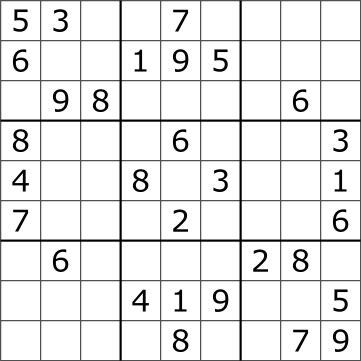
#> input picture input_puzzle.png, 361 x 361 px
$ python main.py
#> lines starting #> are read from the running program, lines starting #| are printed output that depends on the picture; after the words box and inside, x2 and y2 are one past the last pixel; in counts of white or black regions, pixels touching at a corner belong together
import sys
import numpy as np
import cv2 as opencv
import pytesseract

class Block():
    def __init__(self, renderx: int, rendery: int, val: int):
        self.val = val
        self.fixed = False
        self.renderx, self.rendery = renderx, rendery

# Extracting sudoku puzzle from the input image.
class CVision():
    def __init__(self, path: str):
        self.img = None
        self.colored_img = None
        self.img_path = path

        self.original = None
        self.height, self.width = 0, 0

        self.size = 270
        self.block = int(self.size / 9.5)

        self.threshold_max = 255
        self.block_size  = 5 # 5x5 threshold pixel neighboring
        self.threshold_c = 5 # substracted from mean pixel value

        self.canny_min = 50
        self.canny_max = 100

        self.hlines = [] # Detected horizantal lines
        self.vlines = [] # Detected vertical lines

        self.parsed_board = [[Block(0, 0, 0) for x in range(9)] for y in range(9)]

    # Load, convert to grayscale, remove color, apply canny edge detection
    def load_image(self):
        self.img = opencv.imread(self.img_path)
        if self.img is None:
            sys.exit(f"Error when loading {self.img_path}")

        self.height, self.width, channels = self.img.shape
        self.img = opencv.resize(self.img, (self.size, self.size),
                                 fx=1.2, fy=1.2, interpolation = opencv.INTER_AREA)
        self.original = self.img
        self.img = opencv.cvtColor(self.img, opencv.COLOR_BGR2GRAY)
        self.img = opencv.adaptiveThreshold(self.img, self.threshold_max,
                                            opencv.ADAPTIVE_THRESH_GAUSSIAN_C,
                                            opencv.THRESH_BINARY,
                                            self.block_size, self.threshold_c)
        self.colored_img = opencv.cvtColor(self.img, opencv.COLOR_GRAY2BGR)
        self.img = opencv.Canny(self.img, self.canny_min, self.canny_max)

    # Detect line coordinates using the Hough lines algorithm
    def detect_lines(self):
        min_gap = 10
        detected_lines = opencv.HoughLines(self.img, 1, np.pi/180, 200)

        for line in detected_lines:
            r, theta = line[0]
            m = np.cos(theta)
            b = np.sin(theta)

            x = m * r
            y = b * r

            x1 = int(x + self.size * -b)
            y1 = int(y + self.size * m)
            x2 = int(x - self.size * -b)
            y2 = int(y - self.size * m)
            coords = [x1, y1, x2, y2]

            if x1 == x2:
                coords[1] = 0
                coords[3] = self.size
                self.vlines.append(coords)

            elif y1 == y2 or y1 + 1 == y2:
                coords[0] = 0
                coords[1] = 0  if y1 == 0 else y1 + 1
                coords[2] = self.size if x2 == self.size else x2 + 1
                self.hlines.append(coords)

        self.vlines.sort(key=lambda x: x[0])
        self.hlines.sort(key=lambda x: x[1])

        # Sort and remove close duplicates
        # Now each list has a length of 9 (9x9)
        hlen = len(self.hlines)
        vlen = len(self.vlines)
        self.hlines = [self.hlines[i] for i in range(1, hlen) if self.hlines[i][1] - self.hlines[i - 1][1] > min_gap]
        self.vlines = [self.vlines[i] for i in range(1, vlen) if self.vlines[i][0] - self.vlines[i - 1][0] > min_gap]

    def debug_lines(self):
        print("Horizantal lines: ")
        for hl in self.hlines:
            opencv.line(self.colored_img, (hl[0], hl[1]), (hl[2], hl[3]), (0, 0, 255), 1)
            print(f"Start: ({hl[0]},{hl[1]}) | End: ({hl[2]}, {hl[3]})")

        print("\nVertical lines: ")
        for vl in self.vlines:
            opencv.line(self.colored_img, (vl[0], vl[1]), (vl[2], vl[3]), (255, 0, 0), 1)
            print(f"Start: ({vl[0]},{vl[1]}) | End: ({vl[2]}, {vl[3]})")

        opencv.imshow("Detected lines", self.colored_img)
        opencv.waitKey(0)

    # Crop sudoku cell from lines and detect the number that populates it
    def detect_numbers(self):
        for y in range(9):
            posy = 0 if y == 0 else self.vlines[y - 1][0] + 2
            for x in range(9):
                posx = 0 if x == 0 else self.hlines[x - 1][1] + 3
                cropped_img = self.colored_img[posy:posy + self.block, posx:posx + self.block]

                detected = pytesseract.image_to_string(cropped_img, lang="eng", config="--psm 10")[0]
                if detected == 'S': detected = '8' # Tesseract falsely classifies S for 8, S for 5, etc.

                digit = int(detected) if detected.isdigit() else 0
                self.parsed_board[y][x].val = digit
                self.parsed_board[y][x].renderx = posx
                self.parsed_board[y][x].rendery = posy
                self.parsed_board[y][x].fixed = digit != 0

    # Write solved board back into input image
    def render_results(self):
        scale = 0.6
        thickness = 1
        line_type = 2
        color = (255, 0, 0)
        font = opencv.FONT_HERSHEY_SIMPLEX

        for y in range(9):
            for x in range(9):
                cell = self.parsed_board[y][x]
                if not cell.fixed:
                    text = f"{cell.val}"
                    coords = (cell.renderx + 5, (cell.rendery + self.block) - 5)
                    opencv.putText(self.original, text, coords,
                                    font, scale, color, thickness, line_type)

        # Upscale to actual widht and height
        self.original = opencv.resize(self.original, (self.width, self.height),
                                 fx=1.2, fy=1.2, interpolation = opencv.INTER_AREA)
        opencv.imwrite("solved_puzzle.png", self.original)

class Solver():
    def __init__(self, initial_board):
        self.board = initial_board

    def  __repr__(self):
        out = ""
        for y in range(9):
            for x in range(9):
                out += f"{self.board[y][x].val} "
                if (x+1) % 3 == 0: out += " "
            if (y+1) % 3 == 0: out += "\n"
            if y != 8: out += "\n"
        out += "-------------------\n"
        return out

    def is_valid(self, x, y, val):
        for i in range(9):
            if self.board[y][i].val == val: return False

        for i in range(9):
            if self.board[i][x].val == val: return False

        bx, by = x - x % 3, y - y % 3
        for i in range(3):
            for j in range(3):
                if self.board[i + by][j + bx].val == val: return False

        return True

    def solve(self, x, y):
        if y == 8 and x == 9: return True
        if x == 9:
            y += 1
            x = 0
        if self.board[y][x].val > 0:
            return self.solve(x + 1, y)

        for i in range(1, 10):
            if self.is_valid(x, y, i):
                self.board[y][x].val = i
                if self.solve(x + 1, y): return True
            self.board[y][x].val = 0
        return False

def main():
    extractor = CVision("input_puzzle.png")
    extractor.load_image()
#> in load_image, self.img is the input picture: shape (361, 361, 3); min 0, max 255, mean 231.9
#> in load_image, `self.img = opencv.resize(self.img, (self.size, self.size), fx=1.2, fy=..`:
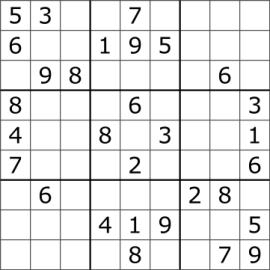
#> self.img: shape (270, 270, 3); min 0, max 255, mean 231.9
#> in load_image, `self.img = opencv.adaptiveThreshold(self.img, self.threshold_max, open..`:
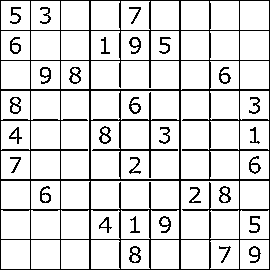
#> self.img: shape (270, 270); 86.2% white; black in thin lines or dots
#> in load_image, `self.colored_img = opencv.cvtColor(self.img, opencv.COLOR_GRAY2BGR)`: self.colored_img: shape (270, 270, 3); 86.2% white; black in thin lines or dots
#> in load_image, `self.img = opencv.Canny(self.img, self.canny_min, self.canny_max)`:
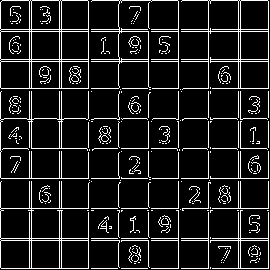
#> self.img: shape (270, 270); 11.3% white in thin lines or dots
    extractor.detect_lines()
#> in detect_lines, `detected_lines = opencv.HoughLines(self.img, 1, np.pi/180, 200)`: detected_lines = 26 rows, first 8: [31, 0], [31, 1.57], [61, 0], [61, 1.57], [59, 0], [240, 0], [59, 1.57], [240, 1.57]
#> the loop in detect_lines, `for line in detected_lines:` made 26 passes
#> (r, theta, m, b, x, y, x1, y1) on passes 1 to 12: (31, 0, 1, 0, 31, 0, 31, 270), (31, 1.57, -4.37e-08, 1, -1.36e-06, 31, -270, 30), (61, 0, 1, 0, 61, 0, 61, 270), (61, 1.57, -4.37e-08, 1, -2.67e-06, 61, -270, 60), (59, 0, 1, 0, 59, 0, 59, 270), (240, 0, 1, 0, 240, 0, 240, 270), (59, 1.57, -4.37e-08, 1, -2.58e-06, 59, -270, 58), (240, 1.57, -4.37e-08, 1, -1.05e-05, 240, -270, 239), (29, 0, 1, 0, 29, 0, 29, 270), (178, 0, 1, 0, 178, 0, 178, 270), (29, 1.57, -4.37e-08, 1, -1.27e-06, 29, -270, 28), (178, 1.57, -4.37e-08, 1, -7.78e-06, 178, -270, 177)
#> after the loop in detect_lines, `for line in detected_lines:`: self.hlines = [[0, 31, 270, 31], [0, 61, 270, 61], [0, 59, 270, 59], [0, 240, 270, 240], [0, 29, 270, 29], [0, 178, 270, 178], [0, 238, 270, 238], [0, 268, 270, 268], [0, 208, 270, 208], [0, 88, 270, 88], [0, 0, 270, 0], [0, 148, 270, 148], [0, 118, 270, 118]]; self.vlines = [[31, 0, 31, 270], [61, 0, 61, 270], [59, 0, 59, 270], [240, 0, 240, 270], [29, 0, 29, 270], [178, 0, 178, 270], [238, 0, 238, 270], [268, 0, 268, 270], [208, 0, 208, 270], [88, 0, 88, 270], [0, 0, 0, 270], [148, 0, 148, 270], [118, 0, 118, 270]]
#> in detect_lines, `hlen = len(self.hlines)`: hlen = 13
#> in detect_lines, `self.hlines = [self.hlines[i] for i in range(1, hlen) if self.hlines[i..`: self.hlines = [[0, 29, 270, 29], [0, 59, 270, 59], [0, 88, 270, 88], [0, 118, 270, 118], [0, 148, 270, 148], [0, 178, 270, 178], [0, 208, 270, 208], [0, 238, 270, 238], [0, 268, 270, 268]]
#> in detect_lines, `self.vlines = [self.vlines[i] for i in range(1, vlen) if self.vlines[i..`: self.vlines = [[29, 0, 29, 270], [59, 0, 59, 270], [88, 0, 88, 270], [118, 0, 118, 270], [148, 0, 148, 270], [178, 0, 178, 270], [208, 0, 208, 270], [238, 0, 238, 270], [268, 0, 268, 270]]
    extractor.detect_numbers()
#> the loop in detect_numbers, `for y in range(9):` made 1 pass
#> posy on pass 1: 0
#> after the loop in detect_numbers, `for y in range(9):`:
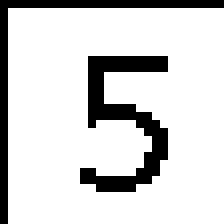
#> cropped_img: shape (28, 28, 3) (shown 8 times larger); 83.2% white; black in thin lines or dots
#> (the call stopped at in detect_numbers, `detected = pytesseract.image_to_string(cropped_img, lang="eng", config..`: pytesseract is not available in this run)

    solver = Solver(extractor.parsed_board)
    solver.solve(0, 0)

    extractor.parsed_board = solver.board
    extractor.render_results()
#> after the loop in render_results, `for y in range(9):`:
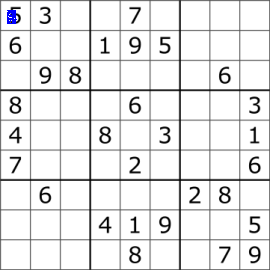
#> self.original: shape (270, 270, 3); 0.16% of pixels changed, all inside (x1, y1, x2, y2) = (7, 10, 17, 24)
#> in render_results, `self.original = opencv.resize(self.original, (self.width, self.height)..`:
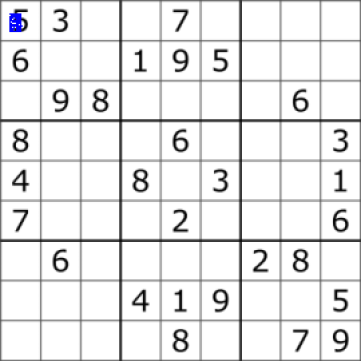
#> self.original: shape (361, 361, 3); mean B, G, R 232, 231.6, 231.6

if __name__ == '__main__':
    main()
